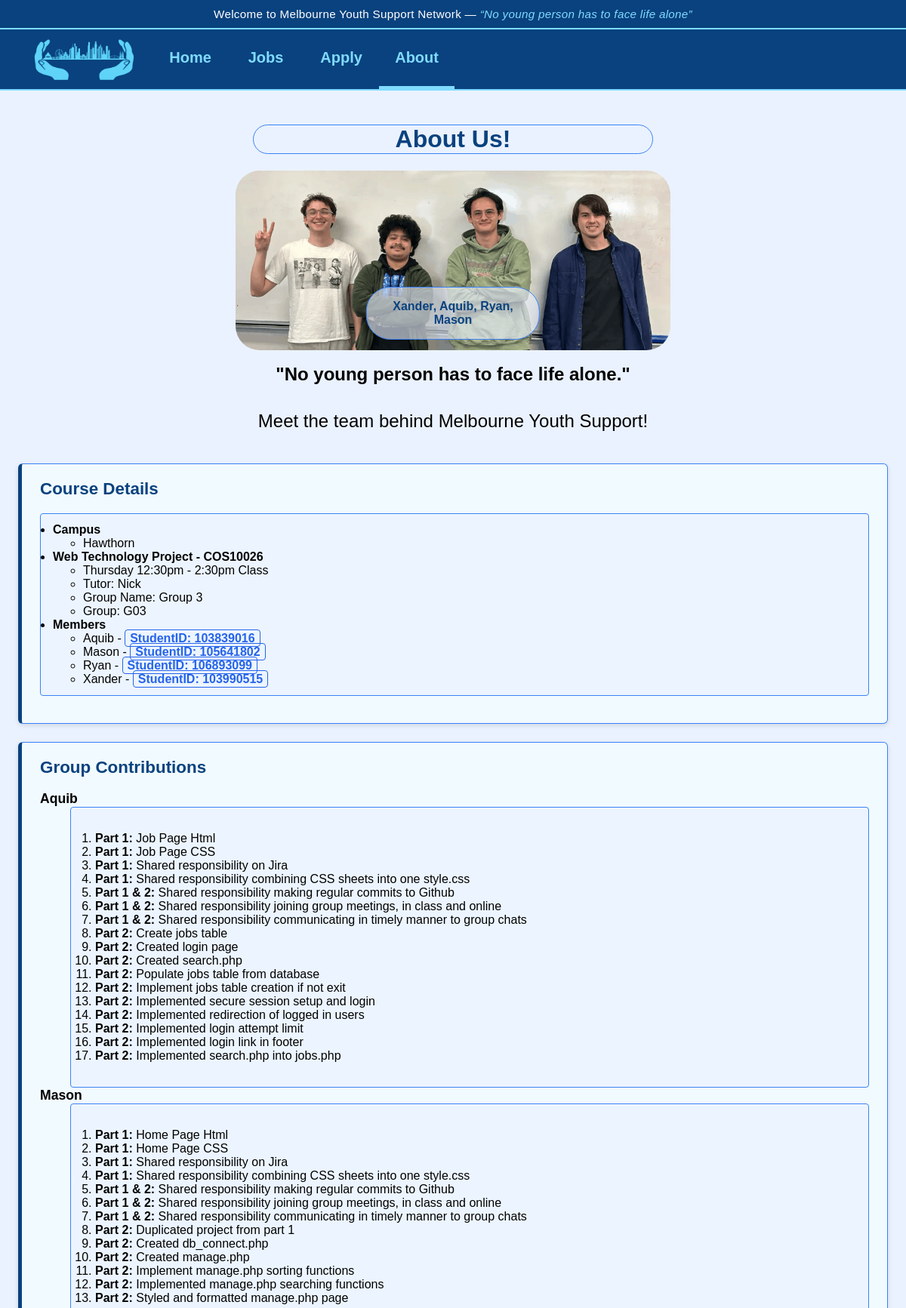
Page /about.php (upper part) on the committed database.
### tables this page shows
CREATE TABLE `members` (
  `student_id` varchar(10) NOT NULL,
  `name` varchar(50) NOT NULL,
  `fun_fact_1` text NOT NULL,
  `fun_fact_2` text NOT NULL,
  `fun_fact_3` text NOT NULL,
  `quote` text NOT NULL,
  `quote_translated` text NOT NULL
);

CREATE TABLE `member_contributions` (
  `contribution_id` int(11) NOT NULL,
  `student_id` varchar(10) NOT NULL,
  `project_part` varchar(25) NOT NULL,
  `task_description` text NOT NULL
);

### about.php (the view, shortened to what this page needs)
<?php
 require_once("db_setup.php");
$member_query = "SELECT * FROM members ORDER BY name ASC;";
$member_result = mysqli_query($dbconn, $member_query);
?>
<!DOCTYPE html>
<html lang="en">
<head>
    <link rel="stylesheet" href="styles/styles.css">
</head>
<body>
    <?php include ("header.inc"); ?>
<nav>
    <?php include ("nav.inc"); ?>
</nav>
<main class="main_about" id="main-content" tabindex="-1">
<h1 class="about_h1" style="color: #09427e; ">About Us!</h1>
<figure class="banner_text">
    <img src="images/group_photo.png" id="group_banner" alt="Team Group Photo" class="group_banner">
    <figcaption class="text_overlay">Xander, Aquib, Ryan, Mason</figcaption>
</figure>
<p class="about_intro">
    <strong>"No young person has to face life alone."</strong>
    <br>
    Meet the team behind Melbourne Youth Support!
</p>
<section class="about_layout">
    <h2>Course Details</h2>
        <ul class="course_details">
            <li>Campus
                <ul>
                    <li>Hawthorn</li>
                </ul>
            </li>
            <li>Web Technology Project - COS10026
                <ul>
                    <li>Thursday 12:30pm - 2:30pm Class</li>
                    <li>Tutor: Nick</li>
                    <li>Group Name: Group 3</li>
                    <li>Group: G03</li>
                </ul>
            </li>
            <li>Members
                <ul>
                    <?php
                    if ($member_result && mysqli_num_rows($member_result) > 0) {
                        while ($member = mysqli_fetch_assoc($member_result)) {
                            echo "<li>" . htmlspecialchars($member['name']) . " - <span class=\"member-id\">StudentID: <strong>" . htmlspecialchars($member['student_id']) . "</strong></span></li>";
                        }
                    }
                    ?>
                </ul>
            </li>
        </ul>
</section>
<section class="about_layout">
    <h2> Group Contributions</h2>
    <dl class="group_contributions">
        <?php
        $contrib_query = "SELECT m.name, c.project_part, c.task_description
                          FROM member_contributions c
                          JOIN members m ON c.student_id = m.student_id
                          ORDER BY m.name ASC, c.project_part ASC, c.contribution_id ASC;";
        $contrib_result = mysqli_query($dbconn, $contrib_query);
        if ($contrib_result && mysqli_num_rows($contrib_result) > 0) {
            $current_name = "";
            while ($row = mysqli_fetch_assoc($contrib_result)) {
                if ($row['name'] !== $current_name) {
                    if ($current_name !== "") {
                        echo "</ol></dd>";
                    }
                    $current_name = $row['name'];
                    echo "<dt><strong>" . htmlspecialchars($current_name) . "</strong></dt>";
                    echo "<dd><ol>";
                }
                echo "<li><strong>Part " . htmlspecialchars($row['project_part']) . ":</strong> " . htmlspecialchars($row['task_description']) . "</li>";
            }
            if ($current_name !== "") {
                echo "</ol></dd>";
            }
        } else {
            echo "<dt>No contributions found.</dt>";
        }
        ?>
    </dl>
</section>
</main>
</body>
</html>

### styles/styles.css (style rules this page uses)
* { box-sizing: border-box; }
body { min-height: 100vh; margin: 0; background-color: #eaf2ff; display: flex; flex-direction: column; width: 100%; overflow-x: hidden; font-family: Arial, Helvetica, sans-serif; }
nav { width: 100%; min-height: 80px; padding: 0 40px; display: flex; align-items: center; gap: 20px; background-color: #09427e; border-bottom: 2px solid #7fdbff; }
.member-id { color: #2563eb; padding: 2px 6px; border: 1px solid #2563eb; border-radius: 4px; font-size: 1rem; font-weight: 600; }
.banner_text { position: relative; display: grid; place-items: center; width: 100%; max-width: 100%; margin: 0; }
.banner_text img { border-radius: 2rem 2rem 2rem 2rem; width: 50%; height: auto; }
.text_overlay { position: absolute; bottom: 6%; left: 50%; transform: translateX(-50%); font-weight: bold; font-size: clamp(0.75rem, 1.5vw, 1rem); color: #09427e; margin: 0; padding: 1rem; background-color: rgba(234, 242, 255, 0.62); border-radius: 2rem 2rem 2rem 2rem; border: 1px solid #3b82f6; width: 20%; text-align: center; }
section { position: relative; overflow: hidden; margin-bottom: 1.5em; padding: 1.25em 1.5em; background-color: #f3fcffde; border: 1px solid #3b82f6; border-left: 5px solid #09427e; border-radius: 6px; box-shadow: 0 2px 6px rgba(0, 0, 0, 0.12); }
.group_contributions dd { display: grid; grid-template-columns: minmax(0, 1fr); padding-left: 1rem; overflow-wrap: anywhere; background-color: rgba(234, 242, 255, 0.62); border-radius: 4px; border: 1px solid #3b82f6; min-width: 0; }
.group_contributions dd ol, .group_contributions dd li { min-width: 0; overflow-wrap: break-word; }
.group_contributions dd ol { padding: 1rem 1rem; }
.group_contributions dt { font-size: 1.1rem; }
.about_layout h2 { margin-top: 0; font-size: 1.4rem; color: #09427e; }
.course_details { font-weight: bold; margin: 0 0 1em; padding: 0.75em 1em; background-color: rgba(234, 242, 255, 0.62); border-radius: 4px; border: 1px solid #3b82f6; }
.course_details li ul li { font-weight: normal; margin: 0; }
.about_intro { display: grid; grid-template-columns: max-content 1fr; gap: 0.25em 1em; margin: 0 0 1em; padding: 0.75em 1em; background-color: rgba(234, 242, 255, 0.62); border-radius: 4px; text-align: center; grid-template-columns: auto; font-size: 1.5rem; }
.main_about { margin: 2%; }

### about.php (style rules this page uses)
.about_h1 { text-align: center; border-radius: 25px; border: 1px solid #3b82f6; margin-left: 27%; margin-right: 27%; }

### rows in the picture
members: name "Aquib", student_id "103839016"
members: name "Mason", student_id "105641802"
members: name "Ryan", student_id "106893099"
members: name "Xander", student_id "103990515"
member_contributions: student.name "Aquib", project_part "1", task_description "Job Page Html"
member_contributions: project_part "1", task_description "Job Page CSS"
member_contributions: project_part "1", task_description "Shared responsibility on Jira"
member_contributions: project_part "1", task_description "Shared responsibility combining CSS sheets into one style.css"
member_contributions: project_part "1 & 2", task_description "Shared responsibility making regular commits to Github"
member_contributions: project_part "1 & 2", task_description "Shared responsibility joining group meetings, in class and online"
member_contributions: project_part "1 & 2", task_description "Shared responsibility communicating in timely manner to group chats"
member_contributions: project_part "2", task_description "Create jobs table"
member_contributions: project_part "2", task_description "Created login page"
member_contributions: project_part "2", task_description "Created search.php"
member_contributions: project_part "2", task_description "Populate jobs table from database"
member_contributions: project_part "2", task_description "Implement jobs table creation if not exit"
member_contributions: project_part "2", task_description "Implemented secure session setup and login"
member_contributions: project_part "2", task_description "Implemented redirection of logged in users"
member_contributions: project_part "2", task_description "Implemented login attempt limit"
member_contributions: project_part "2", task_description "Implemented login link in footer"
member_contributions: project_part "2", task_description "Implemented search.php into jobs.php"
member_contributions: student.name "Mason", project_part "1", task_description "Home Page Html"
member_contributions: project_part "1", task_description "Home Page CSS"
member_contributions: project_part "1", task_description "Shared responsibility on Jira"
member_contributions: project_part "1", task_description "Shared responsibility combining CSS sheets into one style.css"
member_contributions: project_part "1 & 2", task_description "Shared responsibility making regular commits to Github"
member_contributions: project_part "1 & 2", task_description "Shared responsibility joining group meetings, in class and online"
member_contributions: project_part "1 & 2", task_description "Shared responsibility communicating in timely manner to group chats"
member_contributions: project_part "2", task_description "Duplicated project from part 1"
member_contributions: project_part "2", task_description "Created db_connect.php"
member_contributions: project_part "2", task_description "Created manage.php"
member_contributions: project_part "2", task_description "Implement manage.php sorting functions"
member_contributions: project_part "2", task_description "Implemented manage.php searching functions"
member_contributions: project_part "2", task_description "Styled and formatted manage.php page"
